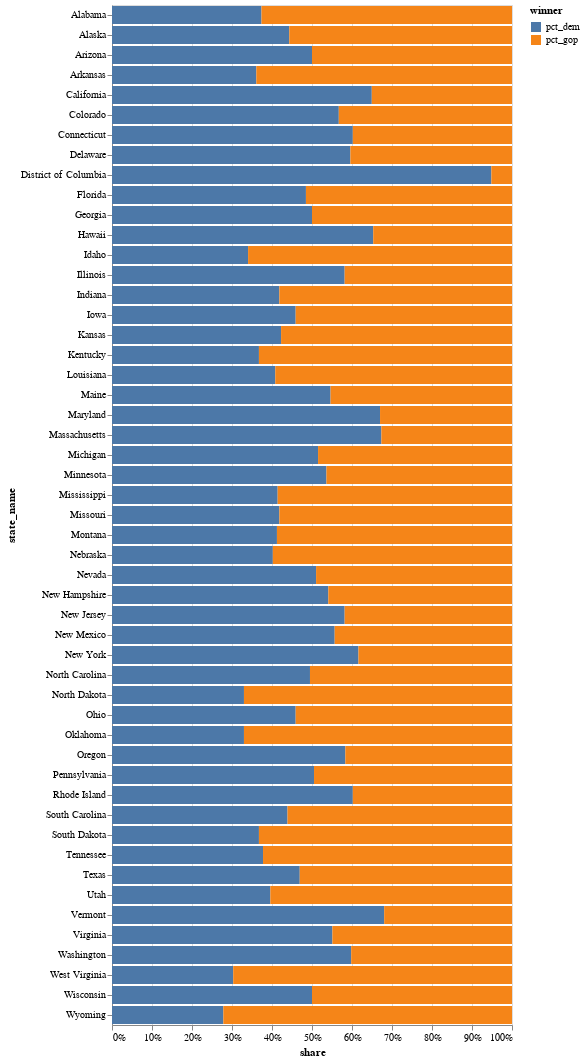

Notebook cell for this chart:
### Code cell
alt.Chart(states_melt).mark_bar().encode(
    x=alt.X('share', stack="normalize"),
    y='state_name',
    color='winner'
)

### Figure 1 — Vega-Lite specification as saved in the notebook (floating-point values rounded to 4 significant figures)
{"config": {"view": {"continuousWidth": 400, "continuousHeight": 300}}, "data": {"name": "data-4350fe9339fe9c1857b8a90c253dbdc5"}, "mark": "bar", "encoding": {"color": {"type": "nominal", "field": "winner"}, "x": {"type": "quantitative", "field": "share", "stack": "normalize"}, "y": {"type": "nominal", "field": "state_name"}}, "$schema": "https://vega.github.io/schema/vega-lite/v4.8.1.json", "datasets": {"data-4350fe9339fe9c1857b8a90c253dbdc5": [{"state_name": "Alabama", "winner": "pct_dem", "share": 37}, {"state_name": "Alaska", "winner": "pct_dem", "share": 39}, {"state_name": "Arizona", "winner": "pct_dem", "share": 49}, {"state_name": "Arkansas", "winner": "pct_dem", "share": 35}, {"state_name": "California", "winner": "pct_dem", "share": 63}, {"state_name": "Colorado", "winner": "pct_dem", "share": 55}, {"state_name": "Connecticut", "winner": "pct_dem", "share": 59}, {"state_name": "Delaware", "winner": "pct_dem", "share": 59}, {"state_name": "District of Columbia", "winner": "pct_dem", "share": 92}, {"state_name": "Florida", "winner": "pct_dem", "share": 48}, {"state_name": "Georgia", "winner": "pct_dem", "share": 49}, {"state_name": "Hawaii", "winner": "pct_dem", "share": 64}, {"state_name": "Idaho", "winner": "pct_dem", "share": 33}, {"state_name": "Illinois", "winner": "pct_dem", "share": 57}, {"state_name": "Indiana", "winner": "pct_dem", "share": 41}, {"state_name": "Iowa", "winner": "pct_dem", "share": 45}, {"state_name": "Kansas", "winner": "pct_dem", "share": 41}, {"state_name": "Kentucky", "winner": "pct_dem", "share": 36}, {"state_name": "Louisiana", "winner": "pct_dem", "share": 40}, {"state_name": "Maine", "winner": "pct_dem", "share": 53}, {"state_name": "Maryland", "winner": "pct_dem", "share": 65}, {"state_name": "Massachusetts", "winner": "pct_dem", "share": 66}, {"state_name": "Michigan", "winner": "pct_dem", "share": 51}, {"state_name": "Minnesota", "winner": "pct_dem", "share": 52}, {"state_name": "Mississippi", "winner": "pct_dem", "share": 41}, {"state_name": "Missouri", "winner": "pct_dem", "share": 41}, {"state_name": "Montana", "winner": "pct_dem", "share": 40}, {"state_name": "Nebraska", "winner": "pct_dem", "share": 39}, {"state_name": "Nevada", "winner": "pct_dem", "share": 50}, {"state_name": "New Hampshire", "winner": "pct_dem", "share": 53}, {"state_name": "New Jersey", "winner": "pct_dem", "share": 57}, {"state_name": "New Mexico", "winner": "pct_dem", "share": 54}, {"state_name": "New York", "winner": "pct_dem", "share": 61}, {"state_name": "North Carolina", "winner": "pct_dem", "share": 49}, {"state_name": "North Dakota", "winner": "pct_dem", "share": 32}, {"state_name": "Ohio", "winner": "pct_dem", "share": 45}, {"state_name": "Oklahoma", "winner": "pct_dem", "share": 32}, {"state_name": "Oregon", "winner": "pct_dem", "share": 56}, {"state_name": "Pennsylvania", "winner": "pct_dem", "share": 50}, {"state_name": "Rhode Island", "winner": "pct_dem", "share": 59}, {"state_name": "South Carolina", "winner": "pct_dem", "share": 43}, {"state_name": "South Dakota", "winner": "pct_dem", "share": 36}, {"state_name": "Tennessee", "winner": "pct_dem", "share": 37}, {"state_name": "Texas", "winner": "pct_dem", "share": 46}, {"state_name": "Utah", "winner": "pct_dem", "share": 38}, {"state_name": "Vermont", "winner": "pct_dem", "share": 66}, {"state_name": "Virginia", "winner": "pct_dem", "share": 54}, {"state_name": "Washington", "winner": "pct_dem", "share": 58}, {"state_name": "West Virginia", "winner": "pct_dem", "share": 30}, {"state_name": "Wisconsin", "winner": "pct_dem", "share": 49}, {"state_name": "Wyoming", "winner": "pct_dem", "share": 27}, {"state_name": "Alabama", "winner": "pct_gop", "share": 62}, {"state_name": "Alaska", "winner": "pct_gop", "share": 49}, {"state_name": "Arizona", "winner": "pct_gop", "share": 49}, {"state_name": "Arkansas", "winner": "pct_gop", "share": 62}, {"state_name": "California", "winner": "pct_gop", "share": 34}, {"state_name": "Colorado", "winner": "pct_gop", "share": 42}, {"state_name": "Connecticut", "winner": "pct_gop", "share": 39}, {"state_name": "Delaware", "winner": "pct_gop", "share": 40}, {"state_name": "District of Columbia", "winner": "pct_gop", "share": 5}, {"state_name": "Florida", "winner": "pct_gop", "share": 51}, {"state_name": "Georgia", "winner": "pct_gop", "share": 49}, {"state_name": "Hawaii", "winner": "pct_gop", "share": 34}, {"state_name": "Idaho", "winner": "pct_gop", "share": 64}, {"state_name": "Illinois", "winner": "pct_gop", "share": 41}, {"state_name": "Indiana", "winner": "pct_gop", "share": 57}, {"state_name": "Iowa", "winner": "pct_gop", "share": 53}, {"state_name": "Kansas", "winner": "pct_gop", "share": 56}, {"state_name": "Kentucky", "winner": "pct_gop", "share": 62}, {"state_name": "Louisiana", "winner": "pct_gop", "share": 58}, {"state_name": "Maine", "winner": "pct_gop", "share": 44}, {"state_name": "Maryland", "winner": "pct_gop", "share": 32}, {"state_name": "Massachusetts", "winner": "pct_gop", "share": 32}, {"state_name": "Michigan", "winner": "pct_gop", "share": 48}, {"state_name": "Minnesota", "winner": "pct_gop", "share": 45}, {"state_name": "Mississippi", "winner": "pct_gop", "share": 58}, {"state_name": "Missouri", "winner": "pct_gop", "share": 57}, {"state_name": "Montana", "winner": "pct_gop", "share": 57}, {"state_name": "Nebraska", "winner": "pct_gop", "share": 58}, {"state_name": "Nevada", "winner": "pct_gop", "share": 48}, {"state_name": "New Hampshire", "winner": "pct_gop", "share": 45}, {"state_name": "New Jersey", "winner": "pct_gop", "share": 41}, {"state_name": "New Mexico", "winner": "pct_gop", "share": 43}, {"state_name": "New York", "winner": "pct_gop", "share": 38}, {"state_name": "North Carolina", "winner": "pct_gop", "share": 50}, {"state_name": "North Dakota", "winner": "pct_gop", "share": 65}, {"state_name": "Ohio", "winner": "pct_gop", "share": 53}, {"state_name": "Oklahoma", "winner": "pct_gop", "share": 65}, {"state_name": "Oregon", "winner": "pct_gop", "share": 40}, {"state_name": "Pennsylvania", "winner": "pct_gop", "share": 49}, {"state_name": "Rhode Island", "winner": "pct_gop", "share": 39}, {"state_name": "South Carolina", "winner": "pct_gop", "share": 55}, {"state_name": "South Dakota", "winner": "pct_gop", "share": 62}, {"state_name": "Tennessee", "winner": "pct_gop", "share": 61}, {"state_name": "Texas", "winner": "pct_gop", "share": 52}, {"state_name": "Utah", "winner": "pct_gop", "share": 58}, {"state_name": "Vermont", "winner": "pct_gop", "share": 31}, {"state_name": "Virginia", "winner": "pct_gop", "share": 44}, {"state_name": "Washington", "winner": "pct_gop", "share": 39}, {"state_name": "West Virginia", "winner": "pct_gop", "share": 69}, {"state_name": "Wisconsin", "winner": "pct_gop", "share": 49}, {"state_name": "Wyoming", "winner": "pct_gop", "share": 70}]}}
